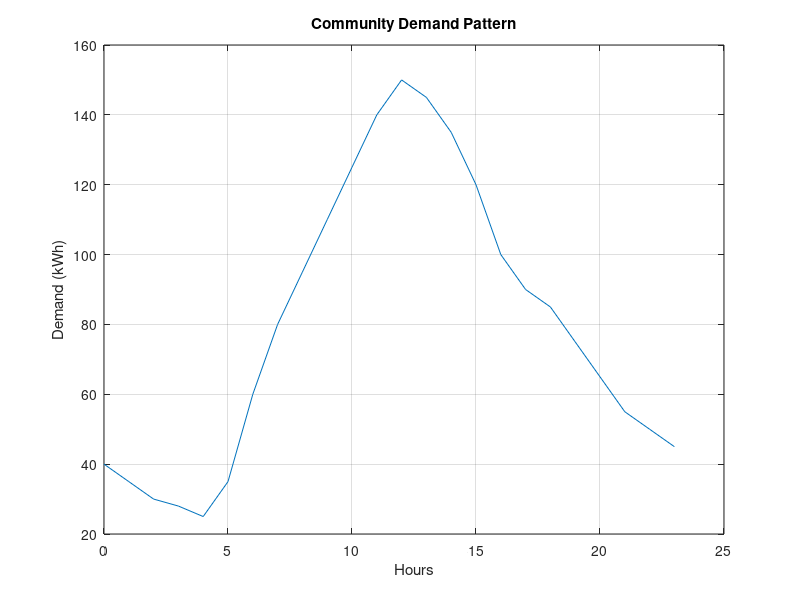

This figure's MATLAB source:
hours = 0:23;

demand = [

40 35 30 28 25 35 ...
60 80 95 110 125 140 ...
150 145 135 120 100 90 ...
85 75 65 55 50 45

];


plot(hours,demand)


grid on


xlabel('Hours')


ylabel('Demand (kWh)')


title('Community Demand Pattern')
